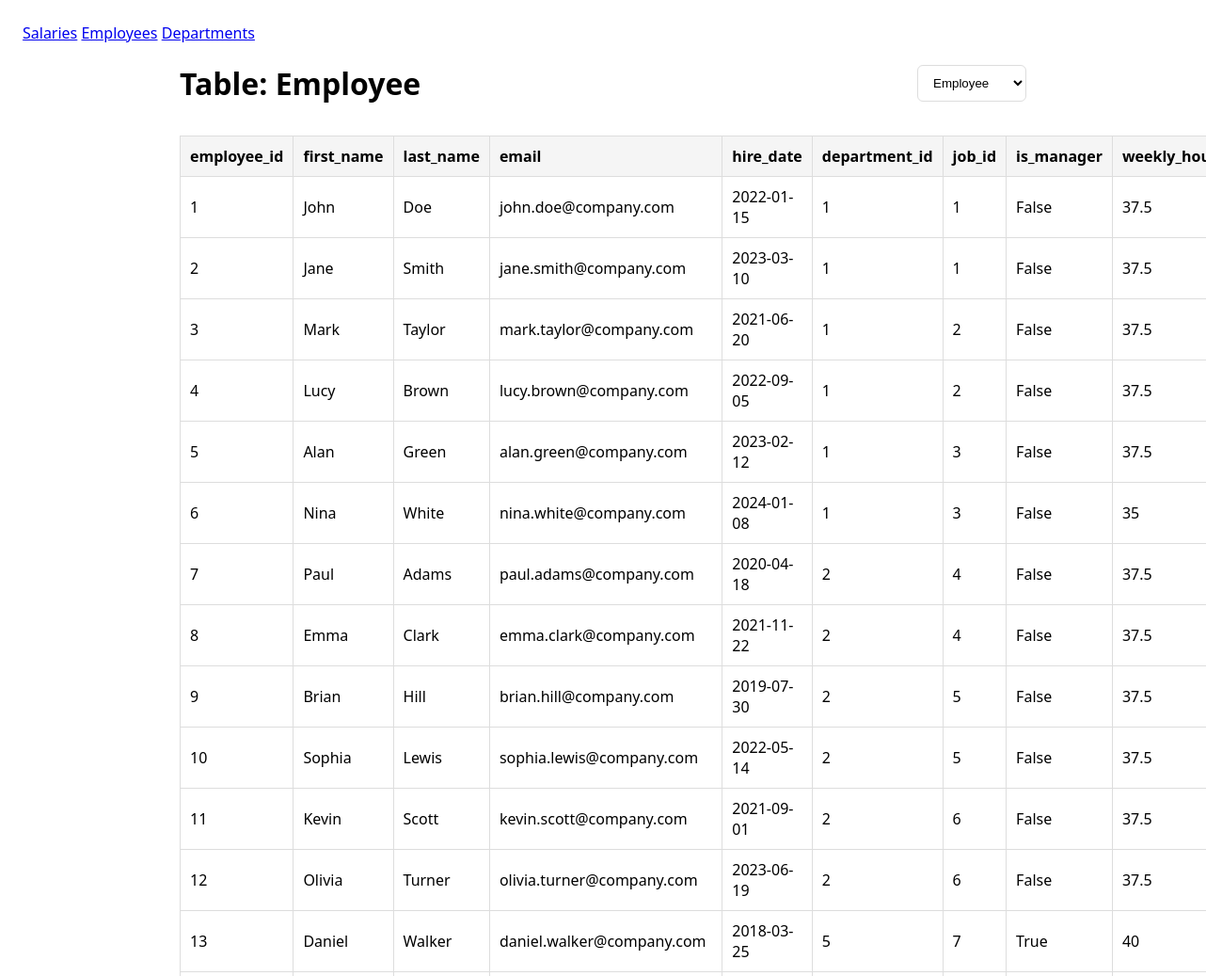
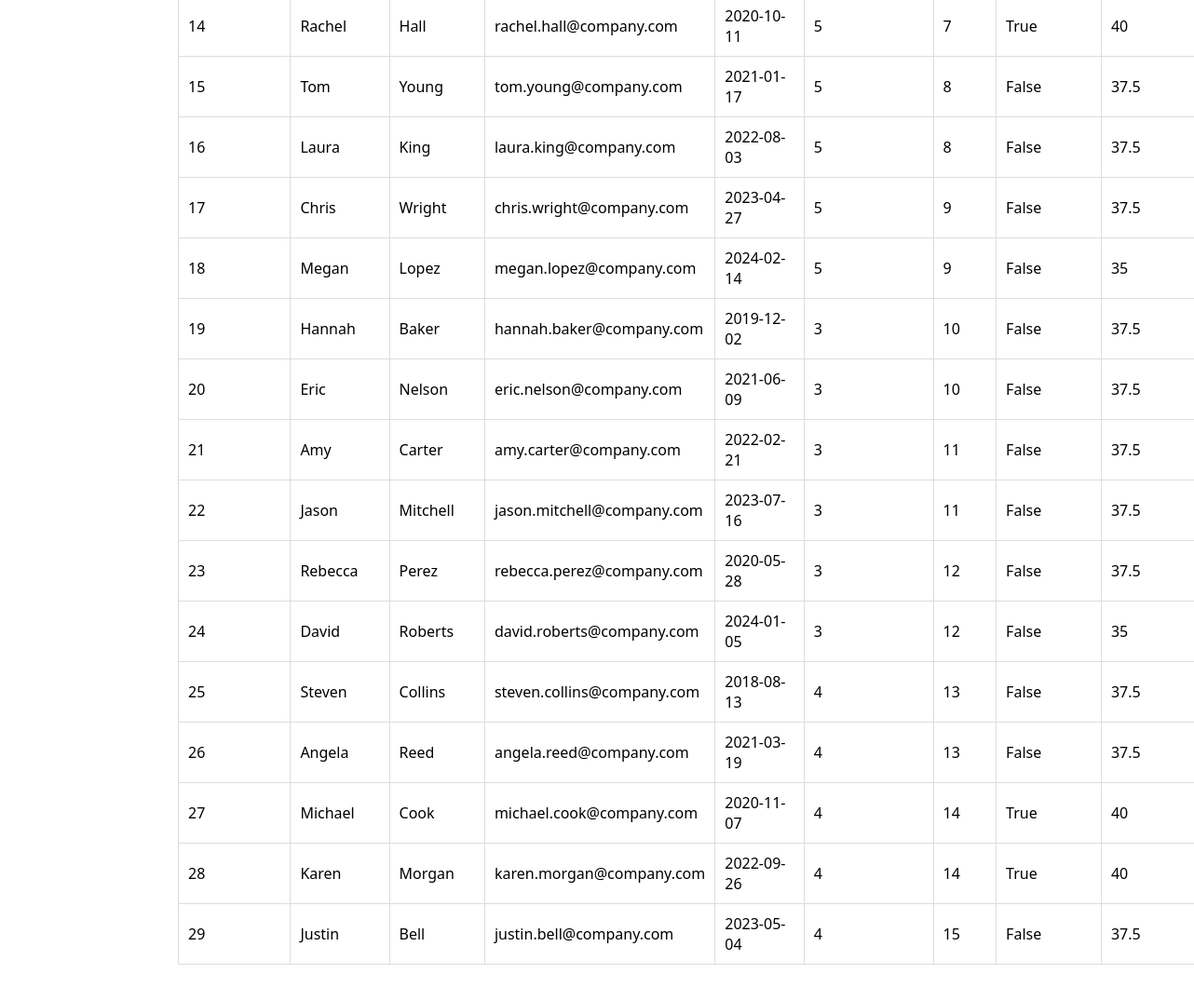
Screenshot of /table/Employee with the database file from the repository (2 pictures, top to bottom).
### tables this page shows
CREATE TABLE "Employee" (
	"employee_id"	INTEGER,
	"first_name"	nvarchar(50),
	"last_name"	nvarchar(50),
	"email"	nvarchar(200) UNIQUE,
	"hire_date"	datetime,
	"department_id"	INTEGER,
	"job_id"	INTEGER,
	"is_manager"	Boolean,
	"weekly_hours"	DECIMAL(4, 1),
	PRIMARY KEY("employee_id" AUTOINCREMENT)
);

### app.py (the view)
@app.route("/table/<table_name>")
def table_view(table_name):
    conn = get_db()
    tables = list_tables(conn)
    if table_name not in tables:
        conn.close()
        return "Table not found", 404
    cols = conn.execute(f'PRAGMA table_info("{table_name}")').fetchall()
    col_names = [c["name"] for c in cols]
    rows = conn.execute(f'SELECT * FROM "{table_name}" LIMIT 500').fetchall()
    conn.close()
    return render_template(
        "table.html",
        tables=tables,
        current_table=table_name,
        col_names=col_names,
        rows=rows,
    )

### app.py (called while the page is built)
def get_db():
    conn = sqlite3.connect(DB_PATH)
    conn.row_factory = sqlite3.Row
    return conn

def list_tables(conn):
    return [
        r["name"]
        for r in conn.execute(
            "SELECT name FROM sqlite_master WHERE type='table' AND name NOT LIKE 'sqlite_%' ORDER BY name"
        ).fetchall()
    ]

### templates/table.html (shortened to what this page needs)
{% extends "base.html" %} {% block content %}
<div class="topbar">
  <h1>Table: {{ current_table }}</h1>
  <div class="actions">
    <select onchange="location = this.value" class="btn">
      {% for t in tables %} {% if t == current_table %}
      <option value="{{ url_for('table_view', table_name=t) }}" selected>
        {{ t }}
      </option>
      {% else %}
      <option value="{{ url_for('table_view', table_name=t) }}">{{ t }}</option>
      {% endif %} {% endfor %}
    </select>
  </div>
</div>
<table>
  <thead>
    <tr>
      {% for c in col_names %}
      <th>{{ c }}</th>
      {% endfor %}
    </tr>
  </thead>
  <tbody>
    {% for r in rows %}
    <tr>
      {% for c in col_names %}
      <td>{{ r[c] }}</td>
      {% endfor %}
    </tr>
    {% endfor %}
  </tbody>
</table>
{% endblock %}

### templates/base.html (style rules this page uses)
body { font-family: system-ui, Arial; margin: 24px; }
table { width: 100%; border-collapse: collapse; margin-top: 12px; }
th, td { border: 1px solid #ddd; padding: 10px; text-align: left; }
th { background: #f5f5f5; }
.actions { display: flex; gap: 8px; }
.topbar { display: flex; justify-content: space-between; align-items: center; }
.btn { padding: 10px 12px; border: 1px solid #ddd; background: #fff; border-radius: 6px; text-decoration: none; color: inherit; }

### rows the page displays
Employee: employee_id "1" "John" "Doe" "john.doe@company.com" "2022-01-15" "1" "1" "False" "37.5"
Employee: employee_id "2" "Jane" "Smith" "jane.smith@company.com" "2023-03-10" "1" "1" "False" "37.5"
Employee: employee_id "3" "Mark" "Taylor" "mark.taylor@company.com" "2021-06-20" "1" "2" "False" "37.5"
Employee: employee_id "4" "Lucy" "Brown" "lucy.brown@company.com" "2022-09-05" "1" "2" "False" "37.5"
Employee: employee_id "5" "Alan" "Green" "alan.green@company.com" "2023-02-12" "1" "3" "False" "37.5"
Employee: employee_id "6" "Nina" "White" "nina.white@company.com" "2024-01-08" "1" "3" "False" "35"
Employee: employee_id "7" "Paul" "Adams" "paul.adams@company.com" "2020-04-18" "2" "4" "False" "37.5"
Employee: employee_id "8" "Emma" "Clark" "emma.clark@company.com" "2021-11-22" "2" "4" "False" "37.5"
Employee: employee_id "9" "Brian" "Hill" "brian.hill@company.com" "2019-07-30" "2" "5" "False" "37.5"
Employee: employee_id "10" "Sophia" "Lewis" "sophia.lewis@company.com" "2022-05-14" "2" "5" "False" "37.5"
Employee: employee_id "11" "Kevin" "Scott" "kevin.scott@company.com" "2021-09-01" "2" "6" "False" "37.5"
Employee: employee_id "12" "Olivia" "Turner" "olivia.turner@company.com" "2023-06-19" "2" "6" "False" "37.5"
Employee: employee_id "13" "Daniel" "Walker" "daniel.walker@company.com" "2018-03-25" "5" "7" "True" "40"
Employee: employee_id "14" "Rachel" "Hall" "rachel.hall@company.com" "2020-10-11" "5" "7" "True" "40"
Employee: employee_id "15" "Tom" "Young" "tom.young@company.com" "2021-01-17" "5" "8" "False" "37.5"
Employee: employee_id "16" "Laura" "King" "laura.king@company.com" "2022-08-03" "5" "8" "False" "37.5"
Employee: employee_id "17" "Chris" "Wright" "chris.wright@company.com" "2023-04-27" "5" "9" "False" "37.5"
Employee: employee_id "18" "Megan" "Lopez" "megan.lopez@company.com" "2024-02-14" "5" "9" "False" "35"
Employee: employee_id "19" "Hannah" "Baker" "hannah.baker@company.com" "2019-12-02" "3" "10" "False" "37.5"
Employee: employee_id "20" "Eric" "Nelson" "eric.nelson@company.com" "2021-06-09" "3" "10" "False" "37.5"
Employee: employee_id "21" "Amy" "Carter" "amy.carter@company.com" "2022-02-21" "3" "11" "False" "37.5"
Employee: employee_id "22" "Jason" "Mitchell" "jason.mitchell@company.com" "2023-07-16" "3" "11" "False" "37.5"
Employee: employee_id "23" "Rebecca" "Perez" "rebecca.perez@company.com" "2020-05-28" "3" "12" "False" "37.5"
Employee: employee_id "24" "David" "Roberts" "david.roberts@company.com" "2024-01-05" "3" "12" "False" "35"
Employee: employee_id "25" "Steven" "Collins" "steven.collins@company.com" "2018-08-13" "4" "13" "False" "37.5"
Employee: employee_id "26" "Angela" "Reed" "angela.reed@company.com" "2021-03-19" "4" "13" "False" "37.5"
Employee: employee_id "27" "Michael" "Cook" "michael.cook@company.com" "2020-11-07" "4" "14" "True" "40"
Employee: employee_id "28" "Karen" "Morgan" "karen.morgan@company.com" "2022-09-26" "4" "14" "True" "40"
Employee: employee_id "29" "Justin" "Bell" "justin.bell@company.com" "2023-05-04" "4" "15" "False" "37.5"

### other values shown
{{ current_table }} "Employee"
{{ c }} "employee_id" "first_name" "last_name" "email" "hire_date" "department_id" "job_id" "is_manager"
form field value "Employee"
